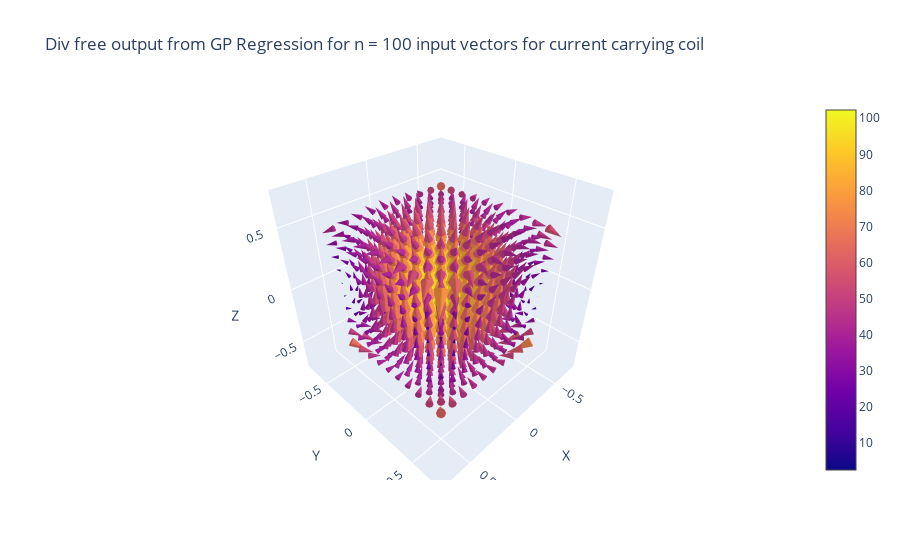

Notebook cell for this chart:
### Code cell
plotter(outputs_coil_div_free, 
        title = f'Div free output from GP Regression for n = {given_samples_coil} input vectors for current carrying coil')

### Figure 1 — Plotly figure (JSON) as saved in the notebook; plotly's stock layout.template omitted (floating-point values rounded to 4 significant figures; data arrays with more than 128 entries replaced by an {"elided": "..."} marker saying what was removed)
{"data": [{"anchor": "tail", "sizemode": "scaled", "sizeref": 2, "type": "cone", "u": {"elided": "1000 float values"}, "v": {"elided": "1000 float values"}, "w": {"elided": "1000 float values"}, "x": {"elided": "1000 float values"}, "y": {"elided": "1000 float values"}, "z": {"elided": "1000 float values"}}], "layout": {"scene": {"xaxis": {"title": {"text": "X"}}, "yaxis": {"title": {"text": "Y"}}, "zaxis": {"title": {"text": "Z"}}}, "title": {"text": "Div free output from GP Regression for n = 100 input vectors for current carrying coil"}}}
